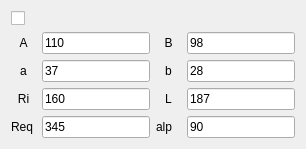
                    <widget class="QWidget" name="w_Outer_Cell_R" native="true">
                     <property name="styleSheet">
                      <string notr="true">#w_Outer_Cell_R{
	border-radius: 15px;
}</string>
                     </property>
                     <layout class="QGridLayout" name="gridLayout_31">
                      <item row="5" column="1">
                       <widget class="QLineEdit" name="le_Req_or">
                        <property name="text">
                         <string>345</string>
                        </property>
                        <property name="readOnly">
                         <bool>true</bool>
                        </property>
                       </widget>
                      </item>
                      <item row="4" column="2">
                       <widget class="QLabel" name="l_Tune_Alternate_Variable_End_Cell_2">
                        <property name="minimumSize">
                         <size>
                          <width>25</width>
                          <height>0</height>
                         </size>
                        </property>
                        <property name="maximumSize">
                         <size>
                          <width>25</width>
                          <height>16777215</height>
                         </size>
                        </property>
                        <property name="text">
                         <string>L</string>
                        </property>
                        <property name="alignment">
                         <set>Qt::AlignCenter</set>
                        </property>
                       </widget>
                      </item>
                      <item row="5" column="0">
                       <widget class="QLabel" name="label_55">
                        <property name="text">
                         <string>Req</string>
                        </property>
                       </widget>
                      </item>
                      <item row="1" column="3">
                       <widget class="QLineEdit" name="le_B_or">
                        <property name="minimumSize">
                         <size>
                          <width>70</width>
                          <height>0</height>
                         </size>
                        </property>
                        <property name="text">
                         <string>98</string>
                        </property>
                       </widget>
                      </item>
                      <item row="4" column="1">
                       <widget class="QLineEdit" name="le_Ri_or">
                        <property name="minimumSize">
                         <size>
                          <width>70</width>
                          <height>0</height>
                         </size>
                        </property>
                        <property name="text">
                         <string>160</string>
                        </property>
                       </widget>
                      </item>
                      <item row="5" column="3">
                       <widget class="QLineEdit" name="le_Alpha_or">
                        <property name="text">
                         <string>90</string>
                        </property>
                       </widget>
                      </item>
                      <item row="3" column="0">
                       <widget class="QLabel" name="label_40">
                        <property name="minimumSize">
                         <size>
                          <width>25</width>
                          <height>0</height>
                         </size>
                        </property>
                        <property name="maximumSize">
                         <size>
                          <width>25</width>
                          <height>16777215</height>
                         </size>
                        </property>
                        <property name="text">
                         <string>a</string>
                        </property>
                        <property name="alignment">
                         <set>Qt::AlignCenter</set>
                        </property>
                       </widget>
                      </item>
                      <item row="1" column="1">
                       <widget class="QLineEdit" name="le_A_or">
                        <property name="minimumSize">
                         <size>
                          <width>70</width>
                          <height>0</height>
                         </size>
                        </property>
                        <property name="text">
                         <string>110</string>
                        </property>
                       </widget>
                      </item>
                      <item row="4" column="0">
                       <widget class="QLabel" name="label_38">
                        <property name="minimumSize">
                         <size>
                          <width>25</width>
                          <height>0</height>
                         </size>
                        </property>
                        <property name="maximumSize">
                         <size>
                          <width>25</width>
                          <height>16777215</height>
                         </size>
                        </property>
                        <property name="text">
                         <string>Ri</string>
                        </property>
                        <property name="alignment">
                         <set>Qt::AlignCenter</set>
                        </property>
                       </widget>
                      </item>
                      <item row="5" column="2">
                       <widget class="QLabel" name="label_53">
                        <property name="text">
                         <string>alp</string>
                        </property>
                       </widget>
                      </item>
                      <item row="1" column="2">
                       <widget class="QLabel" name="label_48">
                        <property name="minimumSize">
                         <size>
                          <width>25</width>
                          <height>0</height>
                         </size>
                        </property>
                        <property name="maximumSize">
                         <size>
                          <width>25</width>
                          <height>16777215</height>
                         </size>
                        </property>
                        <property name="text">
                         <string>B</string>
                        </property>
                        <property name="alignment">
                         <set>Qt::AlignCenter</set>
                        </property>
                       </widget>
                      </item>
                      <item row="1" column="0">
                       <widget class="QLabel" name="label_45">
                        <property name="minimumSize">
                         <size>
                          <width>25</width>
                          <height>0</height>
                         </size>
                        </property>
                        <property name="maximumSize">
                         <size>
                          <width>25</width>
                          <height>16777215</height>
                         </size>
                        </property>
                        <property name="text">
                         <string>A</string>
                        </property>
                        <property name="alignment">
                         <set>Qt::AlignCenter</set>
                        </property>
                       </widget>
                      </item>
                      <item row="4" column="3">
                       <widget class="QLineEdit" name="le_L_or">
                        <property name="minimumSize">
                         <size>
                          <width>70</width>
                          <height>0</height>
                         </size>
                        </property>
                        <property name="text">
                         <string>187</string>
                        </property>
                       </widget>
                      </item>
                      <item row="3" column="1">
                       <widget class="QLineEdit" name="le_a_or">
                        <property name="minimumSize">
                         <size>
                          <width>70</width>
                          <height>0</height>
                         </size>
                        </property>
                        <property name="text">
                         <string>37</string>
                        </property>
                       </widget>
                      </item>
                      <item row="3" column="3">
                       <widget class="QLineEdit" name="le_b_or">
                        <property name="minimumSize">
                         <size>
                          <width>70</width>
                          <height>0</height>
                         </size>
                        </property>
                        <property name="text">
                         <string>28</string>
                        </property>
                       </widget>
                      </item>
                      <item row="3" column="2">
                       <widget class="QLabel" name="label_39">
                        <property name="minimumSize">
                         <size>
                          <width>25</width>
                          <height>0</height>
                         </size>
                        </property>
                        <property name="maximumSize">
                         <size>
                          <width>25</width>
                          <height>16777215</height>
                         </size>
                        </property>
                        <property name="text">
                         <string>b</string>
                        </property>
                        <property name="alignment">
                         <set>Qt::AlignCenter</set>
                        </property>
                       </widget>
                      </item>
                      <item row="0" column="0">
                       <widget class="SwitchControl" name="cb_Outer_Cell_R"/>
                      </item>
                     </layout>
                    </widget>
